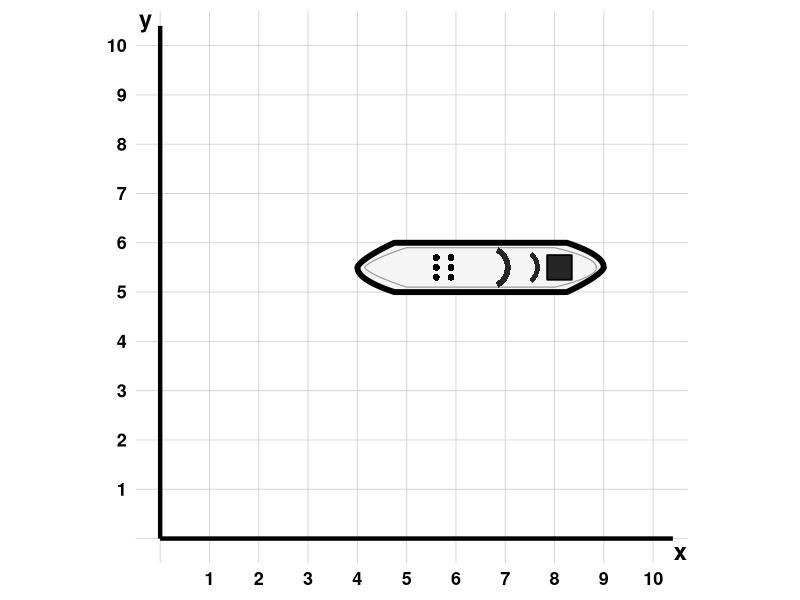

Source code (R):
library(ggplot2)

# --- Parameters (randomized in .Rmd) ---
x_min <- 4; x_max <- 9; y_min <- 5; y_max <- 6
grid_max <- 10

# Derived
cx <- (x_min + x_max) / 2
cy <- (y_min + y_max) / 2
w  <- x_max - x_min   # total width
h  <- y_max - y_min    # total height (must FILL from y_min to y_max)

# ======================================================================
# BOAT HULL: pointed bow (left = x_min), blunt stern (right = x_max)
# The hull MUST touch y_min and y_max so the student reads the bounding box.
# ======================================================================
n_pts <- 400

# -- Top edge: from bow (x_min, cy) curving up to touch y_max, then to stern (x_max, cy)
# -- Bottom edge: from stern (x_max, cy) curving down to touch y_min, then to bow
# We build parametrically: t in [0,1] maps x from x_min to x_max

t_fwd <- seq(0, 1, length.out = n_pts)  # bow -> stern

# x is simply linear
x_top <- x_min + t_fwd * w
x_bot <- x_max - t_fwd * w   # stern -> bow (reversed)

# y profile: bow is pointed (y = cy at t=0), hull widens to full h/2,
# then stern is blunt (drops abruptly back to cy)
# Use a piecewise profile:
#   t in [0, 0.15]: bow taper  (quick rise from 0 to ~0.95*h/2)
#   t in [0.15, 0.85]: full width (stays at h/2 = touches y_min/y_max)
#   t in [0.85, 1.0]: stern taper (drops back to cy, but less sharp than bow)

profile_top <- function(t) {
  ifelse(t < 0.15,
    (h/2) * (t / 0.15)^0.7,            # bow: rises quickly
    ifelse(t < 0.85,
      h/2,                               # midship: full width (touches y_max)
      (h/2) * ((1 - t) / 0.15)^0.5       # stern: drops back, but more gently
    )
  )
}

y_top <- cy + profile_top(t_fwd)
y_bot <- cy - profile_top(t_fwd)  # mirror for bottom

# Combine into closed polygon (top edge forward, then bottom edge backward)
hull_x <- c(x_top, x_bot)
hull_y <- c(y_top, y_bot)
hull_df <- data.frame(x = hull_x, y = hull_y)

# ======================================================================
# INNER HULL LINE (slightly inset, lighter gray)
# ======================================================================
inset_x <- w * 0.03
inset_y <- h * 0.10

profile_inner <- function(t) {
  ifelse(t < 0.18,
    ((h/2) - inset_y) * (t / 0.18)^0.7,
    ifelse(t < 0.82,
      (h/2) - inset_y,
      ((h/2) - inset_y) * ((1 - t) / 0.18)^0.5
    )
  )
}

inner_x_top <- (x_min + inset_x) + t_fwd * (w - 2*inset_x)
inner_y_top <- cy + profile_inner(t_fwd)
inner_x_bot <- rev(inner_x_top)
inner_y_bot <- cy - profile_inner(rev(t_fwd))

inner_df <- data.frame(
  x = c(inner_x_top, inner_x_bot),
  y = c(inner_y_top, inner_y_bot)
)

# ======================================================================
# PORTHOLES (6 dots, 2 columns of 3)
# ======================================================================
ph_col1_x <- cx - w * 0.18
ph_col2_x <- cx - w * 0.12
ph_dy <- h * 0.20
ph_df <- data.frame(
  x = c(ph_col1_x, ph_col1_x, ph_col1_x, ph_col2_x, ph_col2_x, ph_col2_x),
  y = c(cy + ph_dy, cy, cy - ph_dy, cy + ph_dy, cy, cy - ph_dy)
)

# ======================================================================
# DARK CURVED BAND 1 (mid-ship, crescent shape)
# ======================================================================
band1_cx <- cx + w * 0.03
band1_r_out <- h * 0.46
band1_r_in  <- h * 0.34
band1_t <- seq(-1.1, 1.1, length.out = 80)  # radians, ~63 degrees each side

band1_df <- data.frame(
  x = c(band1_cx + band1_r_out * cos(band1_t),
        band1_cx + band1_r_in  * cos(rev(band1_t))),
  y = c(cy + band1_r_out * sin(band1_t),
        cy + band1_r_in  * sin(rev(band1_t)))
)

# ======================================================================
# DARK CURVED BAND 2 (smaller, between band1 and bridge)
# ======================================================================
band2_cx <- cx + w * 0.16
band2_r_out <- h * 0.40
band2_r_in  <- h * 0.30
band2_t <- seq(-0.9, 0.9, length.out = 60)

band2_df <- data.frame(
  x = c(band2_cx + band2_r_out * cos(band2_t),
        band2_cx + band2_r_in  * cos(rev(band2_t))),
  y = c(cy + band2_r_out * sin(band2_t),
        cy + band2_r_in  * sin(rev(band2_t)))
)

# ======================================================================
# BRIDGE / CABIN (filled dark rectangle near stern)
# ======================================================================
br_w <- w * 0.10
br_h <- h * 0.50
br_cx <- cx + w * 0.32
bridge_df <- data.frame(
  x = c(br_cx - br_w/2, br_cx + br_w/2, br_cx + br_w/2, br_cx - br_w/2),
  y = c(cy - br_h/2,    cy - br_h/2,    cy + br_h/2,    cy + br_h/2)
)

# ======================================================================
# PLOT
# ======================================================================
p <- ggplot() +
  # Grid
  geom_hline(yintercept = 0:grid_max, color = "gray82", linewidth = 0.3) +
  geom_vline(xintercept = 0:grid_max, color = "gray82", linewidth = 0.3) +
  # Axes (thick)
  geom_segment(aes(x = 0, y = 0, xend = grid_max + 0.4, yend = 0), linewidth = 1.5) +
  geom_segment(aes(x = 0, y = 0, xend = 0, yend = grid_max + 0.4), linewidth = 1.5) +
  # Boat hull (thick dark border, white fill)
  geom_polygon(data = hull_df, aes(x, y),
               fill = "gray96", color = "black", linewidth = 2.0) +
  # Inner hull line
  geom_polygon(data = inner_df, aes(x, y),
               fill = NA, color = "gray60", linewidth = 0.4) +
  # Dark band 1
  geom_polygon(data = band1_df, aes(x, y), fill = "gray15", color = NA) +
  # Dark band 2
  geom_polygon(data = band2_df, aes(x, y), fill = "gray15", color = NA) +
  # Bridge (filled dark)
  geom_polygon(data = bridge_df, aes(x, y),
               fill = "gray15", color = "black", linewidth = 0.6) +
  # Portholes
  geom_point(data = ph_df, aes(x, y), size = 2.0, shape = 16, color = "black") +
  # Axis ticks + labels
  scale_x_continuous(breaks = 1:grid_max,
                     limits = c(-0.5, grid_max + 0.7), expand = c(0, 0)) +
  scale_y_continuous(breaks = 1:grid_max,
                     limits = c(-0.5, grid_max + 0.7), expand = c(0, 0)) +
  # Axis titles
  annotate("text", x = grid_max + 0.55, y = -0.25, label = "x",
           fontface = "bold", size = 6) +
  annotate("text", x = -0.30, y = grid_max + 0.55, label = "y",
           fontface = "bold", size = 6) +
  coord_fixed() +
  theme_minimal(base_size = 14) +
  theme(
    panel.grid   = element_blank(),
    axis.text    = element_text(size = 13, color = "black", face = "bold"),
    axis.title   = element_blank(),
    plot.margin  = margin(8, 12, 8, 8)
  )

out <- commandArgs(trailingOnly = TRUE)[1]
if (is.na(out)) out <- "boat_r_v2.png"
ggsave(out, p, width = 7, height = 7, dpi = 150, bg = "white")
cat("R v2 saved to", out, "\n")
